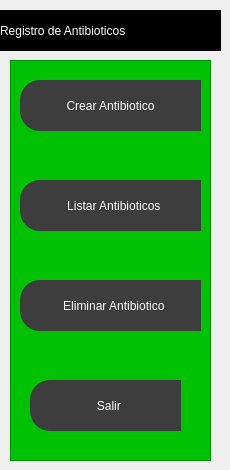
               <widget class="QWidget" name="hoja2">
                <widget class="QFrame" name="frame_3">
                 <property name="geometry">
                  <rect>
                   <x>10</x>
                   <y>60</y>
                   <width>201</width>
                   <height>401</height>
                  </rect>
                 </property>
                 <property name="styleSheet">
                  <string notr="true">QFrame{
	background-color: rgb(85, 0, 0);
	background-color: rgb(85, 0, 0);
	background-color: rgb(85, 0, 0);
background-color: rgb(0, 193, 3);
}

QPushButton{
background-color:rgb(61,61,61);
border-top-left-radius:20px;
border-bottom-left-radius:20px;
color: rgb(255,255,255);
font: 77 10pt &quot;Arial Black&quot;;
}

QPushButton:hover{
background-color:white;
border-top-left-radius:20px;
border-bottom-left-radius:20px;
color:rgb(0,0,0);
font:77 10pt &quot;Arial Black&quot;;
}</string>
                 </property>
                 <property name="frameShape">
                  <enum>QFrame::StyledPanel</enum>
                 </property>
                 <property name="frameShadow">
                  <enum>QFrame::Raised</enum>
                 </property>
                 <widget class="QPushButton" name="pushButton_5">
                  <property name="geometry">
                   <rect>
                    <x>10</x>
                    <y>20</y>
                    <width>181</width>
                    <height>51</height>
                   </rect>
                  </property>
                  <property name="text">
                   <string>Crear Antibiotico</string>
                  </property>
                  <property name="icon">
                   <iconset>
                    <normaloff>Imagenes/Crear.svg</normaloff>Imagenes/Crear.svg</iconset>
                  </property>
                  <property name="iconSize">
                   <size>
                    <width>25</width>
                    <height>25</height>
                   </size>
                  </property>
                 </widget>
                 <widget class="QPushButton" name="pushButton_6">
                  <property name="geometry">
                   <rect>
                    <x>10</x>
                    <y>120</y>
                    <width>181</width>
                    <height>51</height>
                   </rect>
                  </property>
                  <property name="text">
                   <string>  Listar Antibioticos</string>
                  </property>
                  <property name="icon">
                   <iconset>
                    <normaloff>Imagenes/Listar.svg</normaloff>Imagenes/Listar.svg</iconset>
                  </property>
                  <property name="iconSize">
                   <size>
                    <width>20</width>
                    <height>20</height>
                   </size>
                  </property>
                 </widget>
                 <widget class="QPushButton" name="pushButton_7">
                  <property name="geometry">
                   <rect>
                    <x>10</x>
                    <y>220</y>
                    <width>181</width>
                    <height>51</height>
                   </rect>
                  </property>
                  <property name="text">
                   <string>  Eliminar Antibiotico</string>
                  </property>
                  <property name="icon">
                   <iconset>
                    <normaloff>Imagenes/Eliminar.svg</normaloff>Imagenes/Eliminar.svg</iconset>
                  </property>
                  <property name="iconSize">
                   <size>
                    <width>20</width>
                    <height>20</height>
                   </size>
                  </property>
                 </widget>
                 <widget class="QPushButton" name="pushButton_8">
                  <property name="geometry">
                   <rect>
                    <x>20</x>
                    <y>320</y>
                    <width>151</width>
                    <height>51</height>
                   </rect>
                  </property>
                  <property name="text">
                   <string>  Salir</string>
                  </property>
                  <property name="icon">
                   <iconset>
                    <normaloff>Imagenes/Salir.svg</normaloff>Imagenes/Salir.svg</iconset>
                  </property>
                  <property name="iconSize">
                   <size>
                    <width>20</width>
                    <height>20</height>
                   </size>
                  </property>
                 </widget>
                </widget>
                <widget class="QLabel" name="label_2">
                 <property name="geometry">
                  <rect>
                   <x>0</x>
                   <y>10</y>
                   <width>221</width>
                   <height>41</height>
                  </rect>
                 </property>
                 <property name="styleSheet">
                  <string notr="true">color: rgb(255, 255, 255);
background-color: rgb(0, 0, 0);
font: 900 12pt &quot;Arial Black&quot;;</string>
                 </property>
                 <property name="text">
                  <string>Registro de Antibioticos</string>
                 </property>
                </widget>
               </widget>
